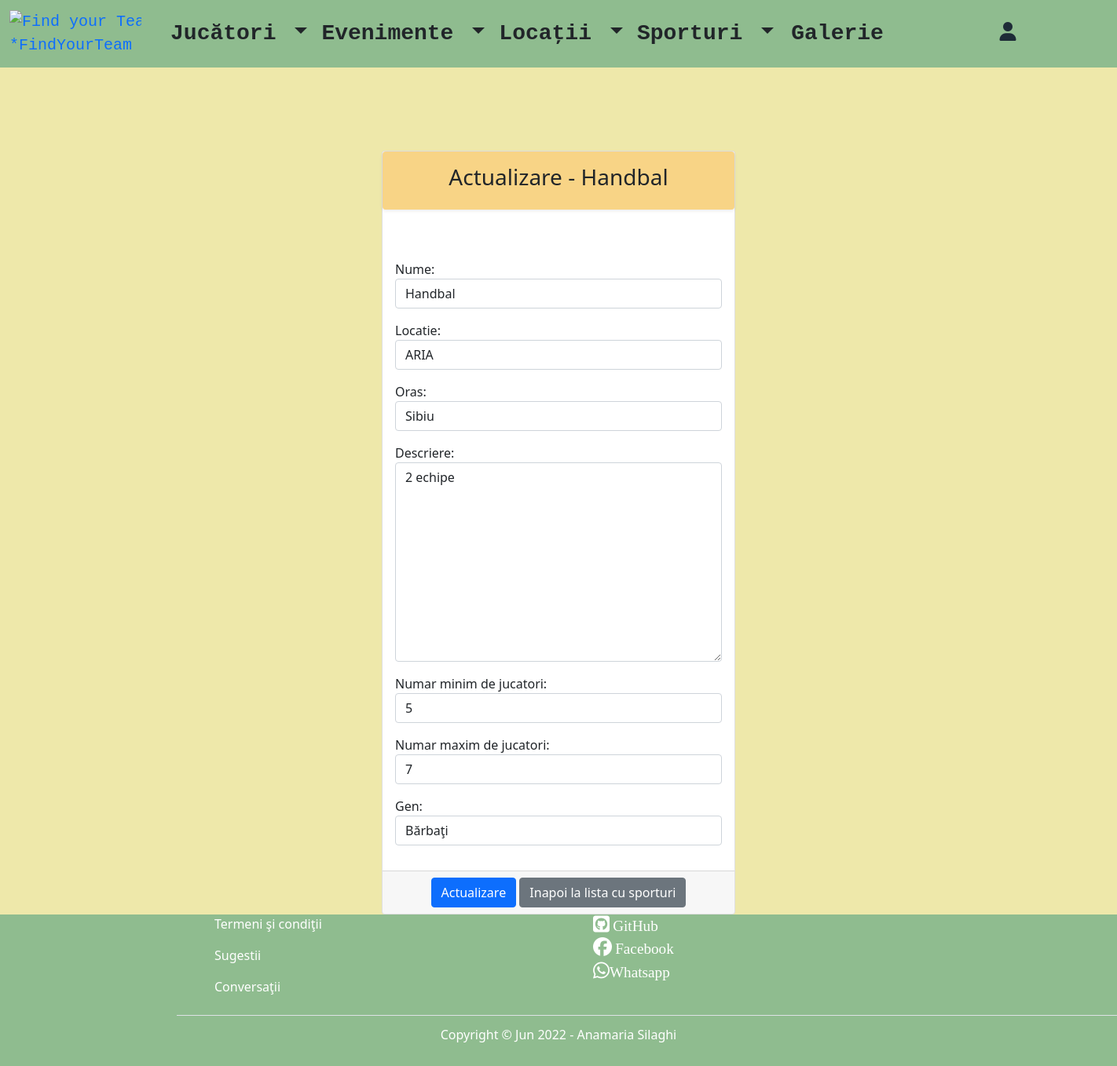
/update-sport/2/, run on an earlier commit of the app's database.
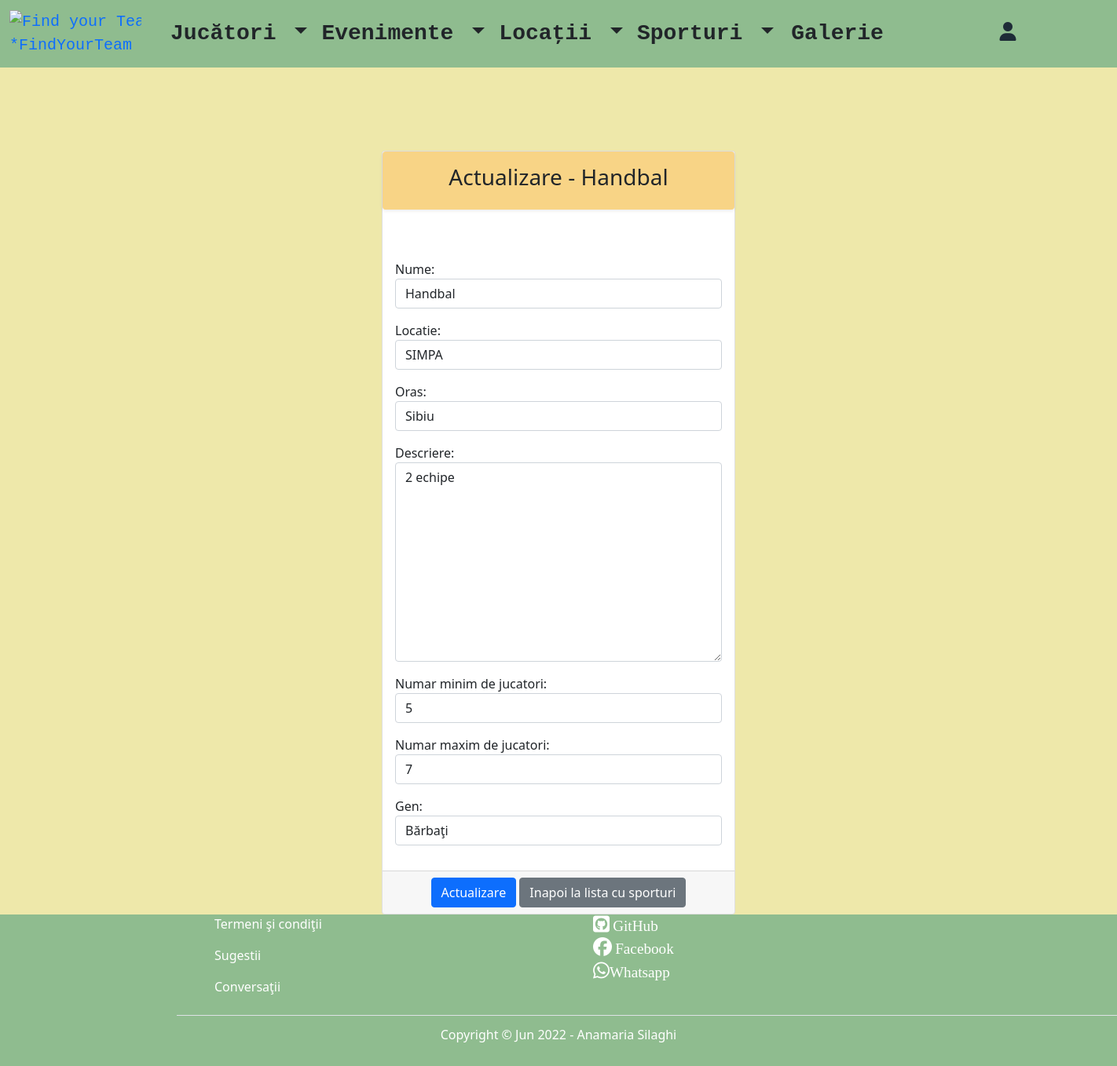
And on a later commit of the database.
### teams/models.py (models this page shows, shortened)
class Sport(models.Model):
    gender_choices = (("man", "Bărbaţi"), ("women", "Femei"))
    nume = models.CharField(max_length=10)
    locatie = models.CharField(max_length=30, null=True, blank=True)
    oras = models.CharField(max_length=30)
    descriere = models.TextField(max_length=1000)
    numar_minim_de_jucatori = models.IntegerField()
    numar_maxim_de_jucatori = models.IntegerField()
    gen = models.CharField(max_length=10, choices=gender_choices, default="")
    creat_in = models.DateTimeField(auto_now_add=True)
    actualizat_in = models.DateTimeField(auto_now=True)

### teams/views.py (the view)
# urls.py: path('update-sport/<int:pk>/', views.SportUpdateView.as_view(), name='update_sport'),
class SportUpdateView(UpdateView):
    template_name = 'sport/update_sport.html'
    model = Sport
    form_class = SportForm
    success_url = reverse_lazy('list_of_sports')

### teams/forms.py
class SportForm(forms.ModelForm):
    class Meta:
        model = Sport
        fields = '__all__'
        widgets = {
            "nume": TextInput(attrs={'placeholder': "Introduceti numele sportului", "class": "form-control"}),
            "locatie": TextInput(attrs={'placeholder': "Introduceti locatia", "class": "form-control"}),
            "oras": TextInput(attrs={'placeholder': "Introduceti localitatea", "class": "form-control"}),
            "descriere": Textarea(attrs={"placeholder": "Faceti o descriere a sportului", "class": "form-control"}),
            "gen": Select(attrs={"class": "form-control"}),
            "numar_minim_de_jucatori": TextInput(attrs={'placeholder': "Introduceti numarul minim de jucatori", "class": "form-control"}),
            "numar_maxim_de_jucatori": TextInput(attrs={'placeholder': "Introduceti numarul maxim de jucatori", "class": "form-control"}),
        }

### templates/sport/update_sport.html (shortened to what this page needs)
{% extends 'base.html' %}
{% block content %}
      <div class="container-fluid mt-5 pt-5">
         <div class="row mt-5 pt-5">
            <div class="col-md-4 offset-md-4">
                <div class="card">
                    <div class="shadow-sm p-3 mb-5 text-center rounded" style="background-color: #F8D486;">
                        <h3> Actualizare - {{ sport.nume }}</h3>
                    </div>
                    <form method="post">
                        <div class="card-body">
                            {{ form.as_p }}
                        </div>
                        <div class="card-footer text-center">
                            <button type="submit" class="btn btn-primary">Actualizare</button>
                            <a href="{% url 'list_of_sports' %}" class="btn btn-secondary">Inapoi la lista cu sporturi</a>
                        </div>
                    </form>
                </div>
            </div>
        </div>
    </div>
{% endblock %}

What changed in the data, as far as the page shows it:
changed Sport "Handbal": locatie "ARIA" → "SIMPA"
